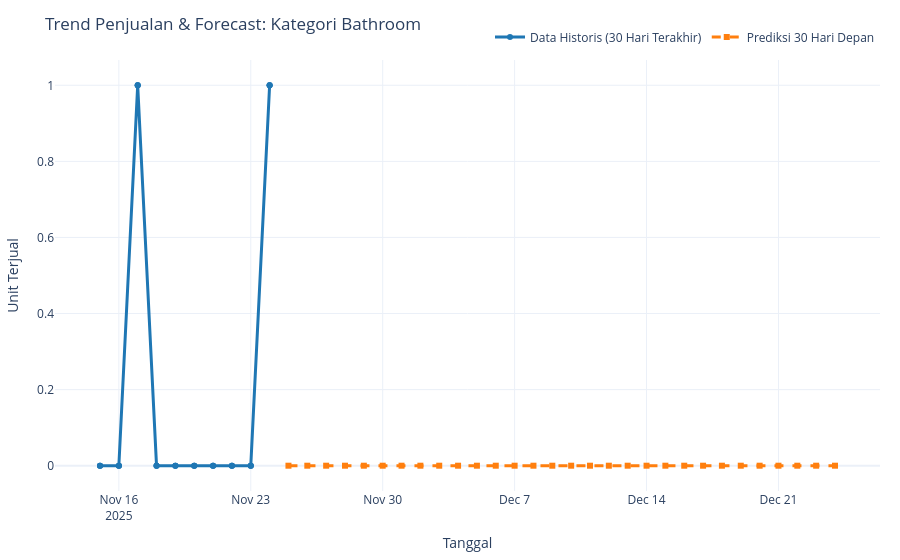
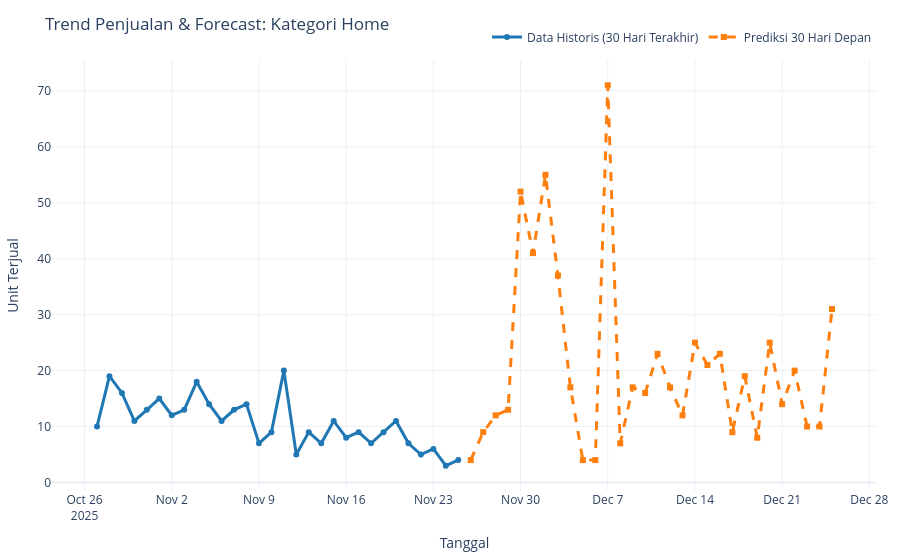
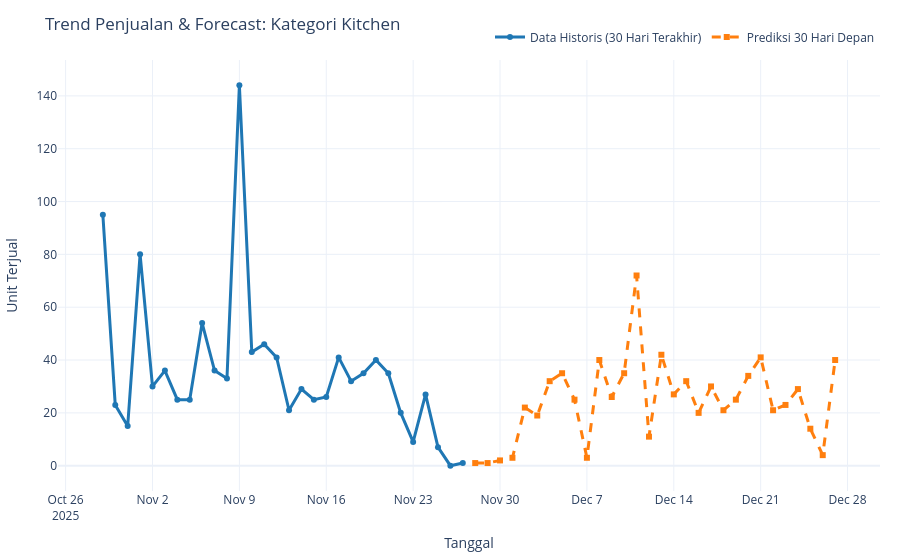
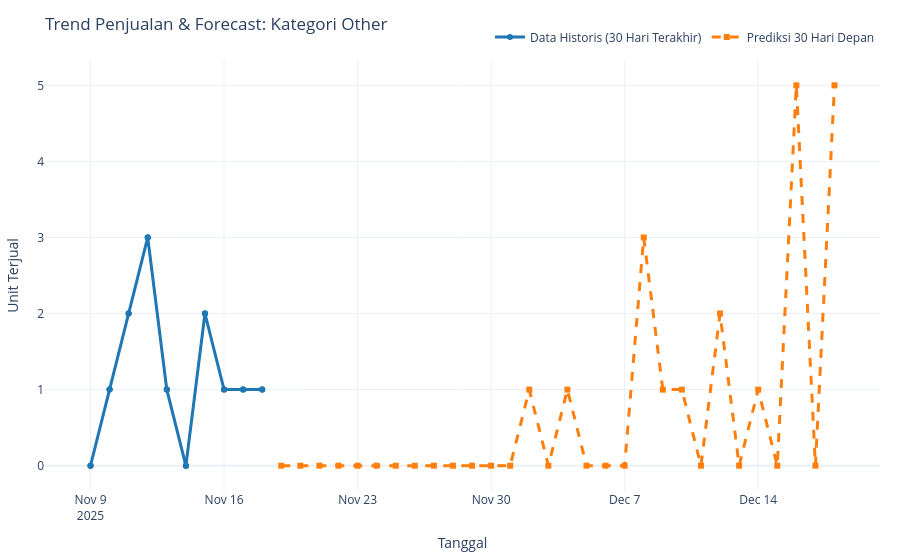

Notebook code cell kept with these figures, in order:
### Code cell
def plot_forecast_plotly(kategori_name):
    # inisiasi untuk ambil data historis 30 hari terakhir
    hist_data = full_df[full_df['Kategori'] == kategori_name].sort_values('Waktu Pesanan Dibuat').tail(30)
    hist_vals = hist_data['Net_Sales'].values
    hist_dates = pd.to_datetime(hist_data['Waktu Pesanan Dibuat']).values
    
    # inisiasi persiapan data forecast 30 hari ke depan
    start_date = hist_dates[-1]
    forecast_dates = [start_date + pd.Timedelta(days=i) for i in range(1, 31)]
    forecast_vals = all_forecast_series[kategori_name]
    
    # Inisialisasi Figure Plotly
    fig = go.Figure()

    # garis historis (biru)
    fig.add_trace(go.Scatter(
        x=hist_dates, 
        y=hist_vals,
        mode='lines+markers',
        name='Data Historis (30 Hari Terakhir)',
        line=dict(color='#1f77b4', width=3),
        marker=dict(size=6),
        hovertemplate='<b>Tanggal</b>: %{x}<br><b>Sales</b>: %{y} unit<extra></extra>'
    ))

    # garis forecast (orange)
    # inisiasi untuk menambahkan titik terakhir historis supaya garis menyambung sempurna
    conn_dates = [hist_dates[-1]] + forecast_dates
    conn_vals = [hist_vals[-1]] + forecast_vals

    fig.add_trace(go.Scatter(
        x=conn_dates, 
        y=conn_vals,
        mode='lines+markers',
        name='Prediksi 30 Hari Depan',
        line=dict(color='#ff7f0e', width=3, dash='dash'), # Garis putus-putus
        marker=dict(size=6, symbol='square'),
        hovertemplate='<b>Tanggal</b>: %{x}<br><b>Prediksi</b>: %{y} unit<extra></extra>'
    ))

    # LAYOUT & STYLING
    fig.update_layout(
        title=f"Trend Penjualan & Forecast: Kategori {kategori_name}",
        xaxis_title="Tanggal",
        yaxis_title="Unit Terjual",
        hovermode="x unified", # Menampilkan info kedua garis saat hover di satu titik X
        template="plotly_white",
        legend=dict(orientation="h", yanchor="bottom", y=1.02, xanchor="right", x=1),
        margin=dict(l=20, r=20, t=60, b=20)
    )

    fig.show()

# inisiasi menampilkan grafik untuk semua kategori
for kat in all_forecast_series.keys():
    plot_forecast_plotly(kat)

### Figure 1 — Plotly figure (JSON) as saved in the notebook; plotly's stock layout.template omitted (floating-point values rounded to 4 significant figures)
{"data": [{"hovertemplate": "<b>Tanggal</b>: %{x}<br><b>Sales</b>: %{y} unit<extra></extra>", "line": {"color": "#1f77b4", "width": 3}, "marker": {"size": 6}, "mode": "lines+markers", "name": "Data Historis (30 Hari Terakhir)", "type": "scatter", "x": ["2025-11-15T00:00:00.000000000", "2025-11-15T00:00:00.000000000", "2025-11-15T00:00:00.000000000", "2025-11-16T00:00:00.000000000", "2025-11-16T00:00:00.000000000", "2025-11-16T00:00:00.000000000", "2025-11-17T00:00:00.000000000", "2025-11-17T00:00:00.000000000", "2025-11-17T00:00:00.000000000", "2025-11-18T00:00:00.000000000", "2025-11-18T00:00:00.000000000", "2025-11-18T00:00:00.000000000", "2025-11-19T00:00:00.000000000", "2025-11-19T00:00:00.000000000", "2025-11-19T00:00:00.000000000", "2025-11-20T00:00:00.000000000", "2025-11-20T00:00:00.000000000", "2025-11-20T00:00:00.000000000", "2025-11-21T00:00:00.000000000", "2025-11-21T00:00:00.000000000", "2025-11-21T00:00:00.000000000", "2025-11-22T00:00:00.000000000", "2025-11-22T00:00:00.000000000", "2025-11-22T00:00:00.000000000", "2025-11-23T00:00:00.000000000", "2025-11-23T00:00:00.000000000", "2025-11-23T00:00:00.000000000", "2025-11-24T00:00:00.000000000", "2025-11-24T00:00:00.000000000", "2025-11-24T00:00:00.000000000"], "y": [0, 0, 0, 0, 0, 0, 1, 1, 1, 0, 0, 0, 0, 0, 0, 0, 0, 0, 0, 0, 0, 0, 0, 0, 0, 0, 0, 1, 1, 1]}, {"hovertemplate": "<b>Tanggal</b>: %{x}<br><b>Prediksi</b>: %{y} unit<extra></extra>", "line": {"color": "#ff7f0e", "dash": "dash", "width": 3}, "marker": {"size": 6, "symbol": "square"}, "mode": "lines+markers", "name": "Prediksi 30 Hari Depan", "type": "scatter", "x": [1763942400000000000, "2025-11-25T00:00:00", "2025-11-26T00:00:00", "2025-11-27T00:00:00", "2025-11-28T00:00:00", "2025-11-29T00:00:00", "2025-11-30T00:00:00", "2025-12-01T00:00:00", "2025-12-02T00:00:00", "2025-12-03T00:00:00", "2025-12-04T00:00:00", "2025-12-05T00:00:00", "2025-12-06T00:00:00", "2025-12-07T00:00:00", "2025-12-08T00:00:00", "2025-12-09T00:00:00", "2025-12-10T00:00:00", "2025-12-11T00:00:00", "2025-12-12T00:00:00", "2025-12-13T00:00:00", "2025-12-14T00:00:00", "2025-12-15T00:00:00", "2025-12-16T00:00:00", "2025-12-17T00:00:00", "2025-12-18T00:00:00", "2025-12-19T00:00:00", "2025-12-20T00:00:00", "2025-12-21T00:00:00", "2025-12-22T00:00:00", "2025-12-23T00:00:00", "2025-12-24T00:00:00"], "y": [1, 0, 0, 0, 0, 0, 0, 0, 0, 0, 0, 0, 0, 0, 0, 0, 0, 0, 0, 0, 0, 0, 0, 0, 0, 0, 0, 0, 0, 0, 0]}], "layout": {"hovermode": "x unified", "legend": {"orientation": "h", "x": 1, "xanchor": "right", "y": 1.02, "yanchor": "bottom"}, "margin": {"b": 20, "l": 20, "r": 20, "t": 60}, "title": {"text": "Trend Penjualan & Forecast: Kategori Bathroom"}, "xaxis": {"title": {"text": "Tanggal"}}, "yaxis": {"title": {"text": "Unit Terjual"}}}}

### Figure 2 — Plotly figure (JSON) as saved in the notebook; plotly's stock layout.template omitted (floating-point values rounded to 4 significant figures)
{"data": [{"hovertemplate": "<b>Tanggal</b>: %{x}<br><b>Sales</b>: %{y} unit<extra></extra>", "line": {"color": "#1f77b4", "width": 3}, "marker": {"size": 6}, "mode": "lines+markers", "name": "Data Historis (30 Hari Terakhir)", "type": "scatter", "x": ["2025-10-27T00:00:00.000000000", "2025-10-28T00:00:00.000000000", "2025-10-29T00:00:00.000000000", "2025-10-30T00:00:00.000000000", "2025-10-31T00:00:00.000000000", "2025-11-01T00:00:00.000000000", "2025-11-02T00:00:00.000000000", "2025-11-03T00:00:00.000000000", "2025-11-04T00:00:00.000000000", "2025-11-05T00:00:00.000000000", "2025-11-06T00:00:00.000000000", "2025-11-07T00:00:00.000000000", "2025-11-08T00:00:00.000000000", "2025-11-09T00:00:00.000000000", "2025-11-10T00:00:00.000000000", "2025-11-11T00:00:00.000000000", "2025-11-12T00:00:00.000000000", "2025-11-13T00:00:00.000000000", "2025-11-14T00:00:00.000000000", "2025-11-15T00:00:00.000000000", "2025-11-16T00:00:00.000000000", "2025-11-17T00:00:00.000000000", "2025-11-18T00:00:00.000000000", "2025-11-19T00:00:00.000000000", "2025-11-20T00:00:00.000000000", "2025-11-21T00:00:00.000000000", "2025-11-22T00:00:00.000000000", "2025-11-23T00:00:00.000000000", "2025-11-24T00:00:00.000000000", "2025-11-25T00:00:00.000000000"], "y": [10, 19, 16, 11, 13, 15, 12, 13, 18, 14, 11, 13, 14, 7, 9, 20, 5, 9, 7, 11, 8, 9, 7, 9, 11, 7, 5, 6, 3, 4]}, {"hovertemplate": "<b>Tanggal</b>: %{x}<br><b>Prediksi</b>: %{y} unit<extra></extra>", "line": {"color": "#ff7f0e", "dash": "dash", "width": 3}, "marker": {"size": 6, "symbol": "square"}, "mode": "lines+markers", "name": "Prediksi 30 Hari Depan", "type": "scatter", "x": [1764028800000000000, "2025-11-26T00:00:00", "2025-11-27T00:00:00", "2025-11-28T00:00:00", "2025-11-29T00:00:00", "2025-11-30T00:00:00", "2025-12-01T00:00:00", "2025-12-02T00:00:00", "2025-12-03T00:00:00", "2025-12-04T00:00:00", "2025-12-05T00:00:00", "2025-12-06T00:00:00", "2025-12-07T00:00:00", "2025-12-08T00:00:00", "2025-12-09T00:00:00", "2025-12-10T00:00:00", "2025-12-11T00:00:00", "2025-12-12T00:00:00", "2025-12-13T00:00:00", "2025-12-14T00:00:00", "2025-12-15T00:00:00", "2025-12-16T00:00:00", "2025-12-17T00:00:00", "2025-12-18T00:00:00", "2025-12-19T00:00:00", "2025-12-20T00:00:00", "2025-12-21T00:00:00", "2025-12-22T00:00:00", "2025-12-23T00:00:00", "2025-12-24T00:00:00", "2025-12-25T00:00:00"], "y": [4, 4, 9, 12, 13, 52, 41, 55, 37, 17, 4, 4, 71, 7, 17, 16, 23, 17, 12, 25, 21, 23, 9, 19, 8, 25, 14, 20, 10, 10, 31]}], "layout": {"hovermode": "x unified", "legend": {"orientation": "h", "x": 1, "xanchor": "right", "y": 1.02, "yanchor": "bottom"}, "margin": {"b": 20, "l": 20, "r": 20, "t": 60}, "title": {"text": "Trend Penjualan & Forecast: Kategori Home"}, "xaxis": {"title": {"text": "Tanggal"}}, "yaxis": {"title": {"text": "Unit Terjual"}}}}

### Figure 3 — Plotly figure (JSON) as saved in the notebook; plotly's stock layout.template omitted (floating-point values rounded to 4 significant figures)
{"data": [{"hovertemplate": "<b>Tanggal</b>: %{x}<br><b>Sales</b>: %{y} unit<extra></extra>", "line": {"color": "#1f77b4", "width": 3}, "marker": {"size": 6}, "mode": "lines+markers", "name": "Data Historis (30 Hari Terakhir)", "type": "scatter", "x": ["2025-10-29T00:00:00.000000000", "2025-10-30T00:00:00.000000000", "2025-10-31T00:00:00.000000000", "2025-11-01T00:00:00.000000000", "2025-11-02T00:00:00.000000000", "2025-11-03T00:00:00.000000000", "2025-11-04T00:00:00.000000000", "2025-11-05T00:00:00.000000000", "2025-11-06T00:00:00.000000000", "2025-11-07T00:00:00.000000000", "2025-11-08T00:00:00.000000000", "2025-11-09T00:00:00.000000000", "2025-11-10T00:00:00.000000000", "2025-11-11T00:00:00.000000000", "2025-11-12T00:00:00.000000000", "2025-11-13T00:00:00.000000000", "2025-11-14T00:00:00.000000000", "2025-11-15T00:00:00.000000000", "2025-11-16T00:00:00.000000000", "2025-11-17T00:00:00.000000000", "2025-11-18T00:00:00.000000000", "2025-11-19T00:00:00.000000000", "2025-11-20T00:00:00.000000000", "2025-11-21T00:00:00.000000000", "2025-11-22T00:00:00.000000000", "2025-11-23T00:00:00.000000000", "2025-11-24T00:00:00.000000000", "2025-11-25T00:00:00.000000000", "2025-11-26T00:00:00.000000000", "2025-11-27T00:00:00.000000000"], "y": [95, 23, 15, 80, 30, 36, 25, 25, 54, 36, 33, 144, 43, 46, 41, 21, 29, 25, 26, 41, 32, 35, 40, 35, 20, 9, 27, 7, 0, 1]}, {"hovertemplate": "<b>Tanggal</b>: %{x}<br><b>Prediksi</b>: %{y} unit<extra></extra>", "line": {"color": "#ff7f0e", "dash": "dash", "width": 3}, "marker": {"size": 6, "symbol": "square"}, "mode": "lines+markers", "name": "Prediksi 30 Hari Depan", "type": "scatter", "x": [1764201600000000000, "2025-11-28T00:00:00", "2025-11-29T00:00:00", "2025-11-30T00:00:00", "2025-12-01T00:00:00", "2025-12-02T00:00:00", "2025-12-03T00:00:00", "2025-12-04T00:00:00", "2025-12-05T00:00:00", "2025-12-06T00:00:00", "2025-12-07T00:00:00", "2025-12-08T00:00:00", "2025-12-09T00:00:00", "2025-12-10T00:00:00", "2025-12-11T00:00:00", "2025-12-12T00:00:00", "2025-12-13T00:00:00", "2025-12-14T00:00:00", "2025-12-15T00:00:00", "2025-12-16T00:00:00", "2025-12-17T00:00:00", "2025-12-18T00:00:00", "2025-12-19T00:00:00", "2025-12-20T00:00:00", "2025-12-21T00:00:00", "2025-12-22T00:00:00", "2025-12-23T00:00:00", "2025-12-24T00:00:00", "2025-12-25T00:00:00", "2025-12-26T00:00:00", "2025-12-27T00:00:00"], "y": [1, 1, 1, 2, 3, 22, 19, 32, 35, 25, 3, 40, 26, 35, 72, 11, 42, 27, 32, 20, 30, 21, 25, 34, 41, 21, 23, 29, 14, 4, 40]}], "layout": {"hovermode": "x unified", "legend": {"orientation": "h", "x": 1, "xanchor": "right", "y": 1.02, "yanchor": "bottom"}, "margin": {"b": 20, "l": 20, "r": 20, "t": 60}, "title": {"text": "Trend Penjualan & Forecast: Kategori Kitchen"}, "xaxis": {"title": {"text": "Tanggal"}}, "yaxis": {"title": {"text": "Unit Terjual"}}}}

### Figure 4 — Plotly figure (JSON) as saved in the notebook; plotly's stock layout.template omitted (floating-point values rounded to 4 significant figures)
{"data": [{"hovertemplate": "<b>Tanggal</b>: %{x}<br><b>Sales</b>: %{y} unit<extra></extra>", "line": {"color": "#1f77b4", "width": 3}, "marker": {"size": 6}, "mode": "lines+markers", "name": "Data Historis (30 Hari Terakhir)", "type": "scatter", "x": ["2025-11-09T00:00:00.000000000", "2025-11-09T00:00:00.000000000", "2025-11-09T00:00:00.000000000", "2025-11-10T00:00:00.000000000", "2025-11-10T00:00:00.000000000", "2025-11-10T00:00:00.000000000", "2025-11-11T00:00:00.000000000", "2025-11-11T00:00:00.000000000", "2025-11-11T00:00:00.000000000", "2025-11-12T00:00:00.000000000", "2025-11-12T00:00:00.000000000", "2025-11-12T00:00:00.000000000", "2025-11-13T00:00:00.000000000", "2025-11-13T00:00:00.000000000", "2025-11-13T00:00:00.000000000", "2025-11-14T00:00:00.000000000", "2025-11-14T00:00:00.000000000", "2025-11-14T00:00:00.000000000", "2025-11-15T00:00:00.000000000", "2025-11-15T00:00:00.000000000", "2025-11-15T00:00:00.000000000", "2025-11-16T00:00:00.000000000", "2025-11-16T00:00:00.000000000", "2025-11-16T00:00:00.000000000", "2025-11-17T00:00:00.000000000", "2025-11-17T00:00:00.000000000", "2025-11-17T00:00:00.000000000", "2025-11-18T00:00:00.000000000", "2025-11-18T00:00:00.000000000", "2025-11-18T00:00:00.000000000"], "y": [0, 0, 0, 1, 1, 1, 2, 2, 2, 3, 3, 3, 1, 1, 1, 0, 0, 0, 2, 2, 2, 1, 1, 1, 1, 1, 1, 1, 1, 1]}, {"hovertemplate": "<b>Tanggal</b>: %{x}<br><b>Prediksi</b>: %{y} unit<extra></extra>", "line": {"color": "#ff7f0e", "dash": "dash", "width": 3}, "marker": {"size": 6, "symbol": "square"}, "mode": "lines+markers", "name": "Prediksi 30 Hari Depan", "type": "scatter", "x": [1763424000000000000, "2025-11-19T00:00:00", "2025-11-20T00:00:00", "2025-11-21T00:00:00", "2025-11-22T00:00:00", "2025-11-23T00:00:00", "2025-11-24T00:00:00", "2025-11-25T00:00:00", "2025-11-26T00:00:00", "2025-11-27T00:00:00", "2025-11-28T00:00:00", "2025-11-29T00:00:00", "2025-11-30T00:00:00", "2025-12-01T00:00:00", "2025-12-02T00:00:00", "2025-12-03T00:00:00", "2025-12-04T00:00:00", "2025-12-05T00:00:00", "2025-12-06T00:00:00", "2025-12-07T00:00:00", "2025-12-08T00:00:00", "2025-12-09T00:00:00", "2025-12-10T00:00:00", "2025-12-11T00:00:00", "2025-12-12T00:00:00", "2025-12-13T00:00:00", "2025-12-14T00:00:00", "2025-12-15T00:00:00", "2025-12-16T00:00:00", "2025-12-17T00:00:00", "2025-12-18T00:00:00"], "y": [1, 0, 0, 0, 0, 0, 0, 0, 0, 0, 0, 0, 0, 0, 1, 0, 1, 0, 0, 0, 3, 1, 1, 0, 2, 0, 1, 0, 5, 0, 5]}], "layout": {"hovermode": "x unified", "legend": {"orientation": "h", "x": 1, "xanchor": "right", "y": 1.02, "yanchor": "bottom"}, "margin": {"b": 20, "l": 20, "r": 20, "t": 60}, "title": {"text": "Trend Penjualan & Forecast: Kategori Other"}, "xaxis": {"title": {"text": "Tanggal"}}, "yaxis": {"title": {"text": "Unit Terjual"}}}}
